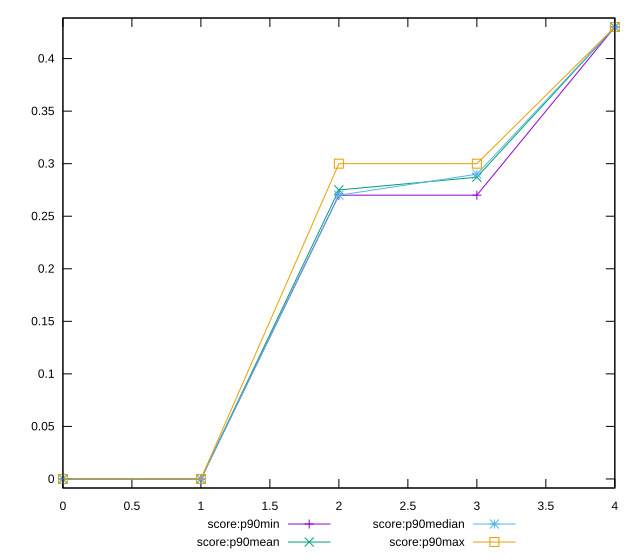

Write gnuplot code to recreate this figure.
reset

$scoreP90Min <<EOF
0 0
1 0
2 0.27
3 0.27
4 0.43
EOF

$scoreP90Mean <<EOF
0 0
1 0
2 0.2749999999999997
3 0.2871276595744678
4 0.42999999999999977
EOF

$scoreP90Median <<EOF
0 0
1 0
2 0.27
3 0.29
4 0.43
EOF

$scoreP90Max <<EOF
0 0
1 0
2 0.3
3 0.3
4 0.43
EOF

set key outside below
set xrange [0:4]
set yrange [-0.0086:0.4386]
set trange [-0.0086:0.4386]
set terminal svg size 640, 560 enhanced background rgb 'white'
set output "report_00018_2021-02-10T15-25-16.877Z/uses-text-compression/progression/score.svg"

plot $scoreP90Min title "score:p90min" with linespoints, \
     $scoreP90Mean title "score:p90mean" with linespoints, \
     $scoreP90Median title "score:p90median" with linespoints, \
     $scoreP90Max title "score:p90max" with linespoints

reset
